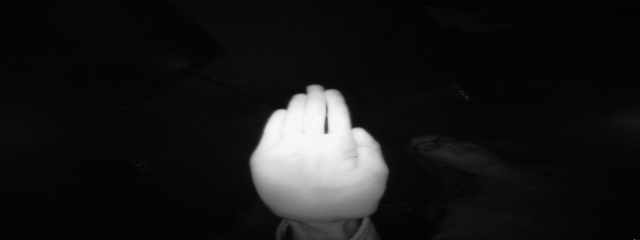
#> input picture archive (1)/leapGestRecog/00/01_palm/frame_00_01_0012.png, 640 x 240 px; its folder holds 2 pictures in this run
$ python hand_gesture.py
#> lines starting #> are read from the running program, lines starting #| are printed output that depends on the picture
# ================================================================
#  Hand Gesture Recognition — SVM + HOG Features
#  Dataset: https://www.kaggle.com/datasets/gti-upm/leapgestrecog
# ================================================================

# ── 1. IMPORTS ──────────────────────────────────────────────────
import os
import numpy as np
import pandas as pd
import matplotlib.pyplot as plt
import seaborn as sns
from sklearn.svm import SVC
from sklearn.ensemble import RandomForestClassifier, GradientBoostingClassifier
from sklearn.model_selection import train_test_split, cross_val_score, GridSearchCV
from sklearn.metrics import (accuracy_score, classification_report,
                             confusion_matrix, ConfusionMatrixDisplay)
from sklearn.preprocessing import StandardScaler, LabelEncoder
from sklearn.decomposition import PCA
from PIL import Image
from skimage.feature import hog
from skimage import exposure
import warnings
warnings.filterwarnings("ignore")


# ── 2. CONFIGURATION ─────────────────────────────────────────────
DATA_DIR     = "archive (1)/leapGestRecog" # folder after unzipping dataset
IMG_SIZE     = 64                # resize images to 64x64
MAX_PER_CLASS = 200              # images per gesture class
RANDOM_SEED  = 42


# ── 3. EXPLORE DATASET STRUCTURE ────────────────────────────────
print("=" * 60)
print("  HAND GESTURE RECOGNITION — SVM + HOG")
print("=" * 60)

print(f"\nDataset folder : {DATA_DIR}")
print(f"\nFolder structure:")

gesture_map   = {}
gesture_names = []

for subject in sorted(os.listdir(DATA_DIR)):
    subject_path = os.path.join(DATA_DIR, subject)
    if not os.path.isdir(subject_path):
        continue
    for gesture in sorted(os.listdir(subject_path)):
        gesture_path = os.path.join(subject_path, gesture)
        if not os.path.isdir(gesture_path):
            continue
        files = [f for f in os.listdir(gesture_path)
                 if f.endswith((".png",".jpg",".jpeg"))]
        print(f"  {subject}/{gesture} — {len(files)} images")
        key = gesture
        if key not in gesture_map:
            gesture_map[key] = []
            gesture_names.append(gesture)
        gesture_map[key].extend(
            [os.path.join(gesture_path, f) for f in files]
        )

print(f"\nTotal gesture classes : {len(gesture_map)}")
for k, v in gesture_map.items():
    print(f"  {k} : {len(v)} images")


# ── 4. LOAD & PREPROCESS IMAGES ──────────────────────────────────
print("\n" + "=" * 60)
print("  STEP 1 — LOADING IMAGES & EXTRACTING HOG FEATURES")
print("=" * 60)

def extract_hog_features(image_path, img_size=64):
    """Load image and extract HOG (Histogram of Oriented Gradients) features."""
#> called with img_size = 64
    img = Image.open(image_path).convert("L")   # grayscale
#> img is the input picture: PIL image 640x240 L; min 0, max 252, mean 24.5
    img = img.resize((img_size, img_size))
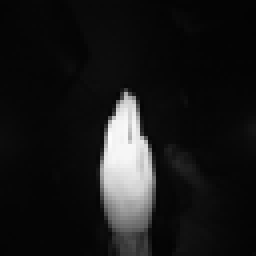
#> img: PIL image 64x64 L (shown 4 times larger); min 3, max 252, mean 24.5
    arr = np.array(img)
    features, _ = hog(
        arr,
        orientations=9,
        pixels_per_cell=(8, 8),
        cells_per_block=(2, 2),
        visualize=True,
        feature_vector=True
    )
#> features = 1764 values, max 0.728 at index 674, min 0 at index 1, mean 0.108
    return features, arr

X_raw    = []    # raw pixels for visualization
X_hog    = []    # HOG features for model
y_labels = []    # gesture labels

for gesture, paths in gesture_map.items():
    selected = paths[:MAX_PER_CLASS]
    print(f"  Loading {gesture} — {len(selected)} images...")
    for path in selected:
        try:
            features, raw = extract_hog_features(path, IMG_SIZE)
            X_hog.append(features)
            X_raw.append(raw)
            y_labels.append(gesture)
        except Exception as e:
            pass
#> pass 2 of the loop `for gesture, paths in gesture_map.items():`:
#> selected = 2 items
#> (printed output is left out)
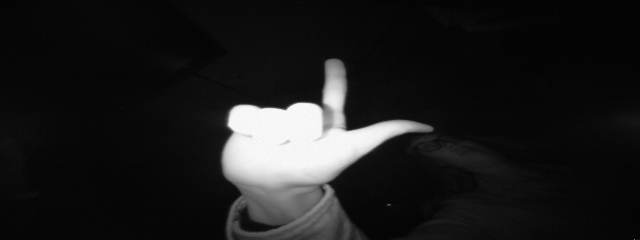
#> input picture archive (1)/leapGestRecog/00/02_l/frame_00_02_0093.png, 640 x 240 px
#> in extract_hog_features, img is the input picture: PIL image 640x240 L; min 1, max 252, mean 28.6
#> in extract_hog_features (call 3), `img = img.resize((img_size, img_size))`:
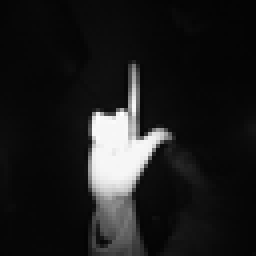
#> img: PIL image 64x64 L (shown 4 times larger); min 4, max 255, mean 28.6
#> in extract_hog_features (call 3), `features, _ = hog( arr, orientations=9, pixels_per_cell=(8, 8), cells_..`: features = 1764 values, max 0.631 at index 414, min 0 at index 1, mean 0.108

X_hog    = np.array(X_hog)
X_raw    = np.array(X_raw)
y_labels = np.array(y_labels)

# Encode labels
le = LabelEncoder()
y  = le.fit_transform(y_labels)

print(f"\n✔ Images loaded")
print(f"X_hog shape : {X_hog.shape}")
#| X_hog shape : (4, 1764)
print(f"X_raw shape : {X_raw.shape}")
#| X_raw shape : (4, 64, 64)
print(f"Classes     : {le.classes_}")
print(f"Total images: {len(y)}")


# ── 5. DATA CLEANING ─────────────────────────────────────────────
print("\n" + "=" * 60)
print("  STEP 2 — DATA CLEANING")
print("=" * 60)

# Check for NaN in HOG features
nan_count = np.isnan(X_hog).sum()
print(f"\nNaN in HOG features : {nan_count}")
if nan_count > 0:
    X_hog = np.nan_to_num(X_hog)
    print("✔ NaN replaced with 0")

# Class distribution
unique, counts = np.unique(y, return_counts=True)
print(f"\nClass distribution:")
for u, c in zip(unique, counts):
    print(f"  {le.classes_[u]:<30} : {c} images")

print(f"\nTotal samples : {len(y)}")
print(f"Features (HOG): {X_hog.shape[1]}")
#| Features (HOG): 1764
print(f"✔ Data is clean")


# ── 6. FEATURE ENGINEERING ───────────────────────────────────────
print("\n" + "=" * 60)
print("  STEP 3 — FEATURE ENGINEERING")
print("=" * 60)

# Normalize HOG features
scaler   = StandardScaler()
X_scaled = scaler.fit_transform(X_hog)
print(f"✔ StandardScaler applied")

# PCA for dimensionality reduction
print(f"\nApplying PCA to reduce {X_scaled.shape[1]} HOG features...")
#> (printed output is left out)
pca   = PCA(n_components=100, random_state=RANDOM_SEED)
#> (the run stopped early here; a loop or call above may not have finished)
